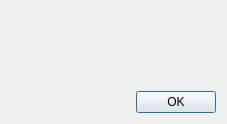
<?xml version="1.0" encoding="UTF-8"?>
<ui version="4.0">
 <class>About</class>
 <widget class="QDialog" name="About">
  <property name="geometry">
   <rect>
    <x>0</x>
    <y>0</y>
    <width>227</width>
    <height>124</height>
   </rect>
  </property>
  <layout class="QGridLayout" name="gridLayout">
   <item row="3" column="0" colspan="5">
    <layout class="QHBoxLayout" name="horizontalLayout">
     <item>
      <spacer name="horizontalSpacer">
       <property name="orientation">
        <enum>Qt::Horizontal</enum>
       </property>
       <property name="sizeHint" stdset="0">
        <size>
         <width>0</width>
         <height>20</height>
        </size>
       </property>
      </spacer>
     </item>
     <item>
      <widget class="QPushButton" name="pushOK">
       <property name="text">
        <string>OK</string>
       </property>
       <property name="default">
        <bool>true</bool>
       </property>
      </widget>
     </item>
    </layout>
   </item>
   <item row="0" column="0">
    <spacer name="horizontalSpacer_4">
     <property name="orientation">
      <enum>Qt::Horizontal</enum>
     </property>
     <property name="sizeHint" stdset="0">
      <size>
       <width>0</width>
       <height>20</height>
      </size>
     </property>
    </spacer>
   </item>
   <item row="0" column="2">
    <spacer name="horizontalSpacer_2">
     <property name="orientation">
      <enum>Qt::Horizontal</enum>
     </property>
     <property name="sizeHint" stdset="0">
      <size>
       <width>0</width>
       <height>20</height>
      </size>
     </property>
    </spacer>
   </item>
   <item row="2" column="0" colspan="5">
    <widget class="QLabel" name="labelWarranty">
     <property name="text">
      <string/>
     </property>
     <property name="alignment">
      <set>Qt::AlignJustify|Qt::AlignVCenter</set>
     </property>
     <property name="wordWrap">
      <bool>true</bool>
     </property>
    </widget>
   </item>
   <item row="0" column="1">
    <layout class="QVBoxLayout" name="verticalLayout_2">
     <item>
      <widget class="QLabel" name="labelIcon"/>
     </item>
     <item>
      <spacer name="verticalSpacer">
       <property name="orientation">
        <enum>Qt::Vertical</enum>
       </property>
       <property name="sizeHint" stdset="0">
        <size>
         <width>20</width>
         <height>0</height>
        </size>
       </property>
      </spacer>
     </item>
    </layout>
   </item>
   <item row="0" column="4">
    <spacer name="horizontalSpacer_5">
     <property name="orientation">
      <enum>Qt::Horizontal</enum>
     </property>
     <property name="sizeHint" stdset="0">
      <size>
       <width>0</width>
       <height>20</height>
      </size>
     </property>
    </spacer>
   </item>
   <item row="0" column="3">
    <layout class="QVBoxLayout" name="verticalLayout">
     <property name="spacing">
      <number>8</number>
     </property>
     <item>
      <widget class="QLabel" name="labelProduct">
       <property name="font">
        <font>
         <weight>75</weight>
         <bold>true</bold>
        </font>
       </property>
       <property name="alignment">
        <set>Qt::AlignCenter</set>
       </property>
      </widget>
     </item>
     <item>
      <widget class="QLabel" name="labelVersion">
       <property name="alignment">
        <set>Qt::AlignCenter</set>
       </property>
      </widget>
     </item>
     <item>
      <spacer name="verticalSpacer_2">
       <property name="orientation">
        <enum>Qt::Vertical</enum>
       </property>
       <property name="sizeHint" stdset="0">
        <size>
         <width>20</width>
         <height>0</height>
        </size>
       </property>
      </spacer>
     </item>
    </layout>
   </item>
   <item row="1" column="0">
    <spacer name="verticalSpacer_3">
     <property name="orientation">
      <enum>Qt::Vertical</enum>
     </property>
     <property name="sizeType">
      <enum>QSizePolicy::Fixed</enum>
     </property>
     <property name="sizeHint" stdset="0">
      <size>
       <width>20</width>
       <height>6</height>
      </size>
     </property>
    </spacer>
   </item>
  </layout>
 </widget>
 <resources/>
 <connections>
  <connection>
   <sender>pushOK</sender>
   <signal>clicked()</signal>
   <receiver>About</receiver>
   <slot>accept()</slot>
   <hints>
    <hint type="sourcelabel">
     <x>175</x>
     <y>131</y>
    </hint>
    <hint type="destinationlabel">
     <x>423</x>
     <y>230</y>
    </hint>
   </hints>
  </connection>
 </connections>
 <slots>
  <slot>slotShowIPs()</slot>
 </slots>
</ui>
